Frame 1 (no input): blank canvas, image omitted
Frame 60 (no input): blank canvas, image omitted
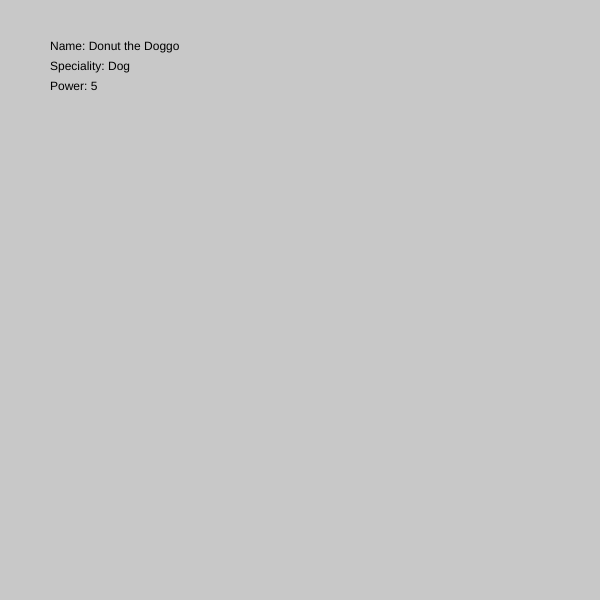
Frame 120 (the mouse pressed at the canvas centre since frame 60)

The p5.js sketch whose frames 1 and 60 were blank and that drew this single picture after the mouse press (run headless with seeded random() and noise() and a simulated clock; from frame 60 on, the mouse is pressed at the canvas centre):

// p5.js sketch
// ── sketch.js
//// NOTE: Url: http://127.0.0.1:8080/Assignments/ChristianAcosta/2.2/

let randomIndex;
let press = 0;
let power = 0;
let powerSum = 0;

let randomPowerWeak;
let randomPowerAvg;
let randomPowerStrong;
let randomPowerGod;

//Players array===============================
let players = [{
  name: "Sal the Silly",    //warriors
  speciality: "Warrior",
  power: 1
}, {
  name: "Alexio the Legend",
  speciality: "Warrior",
  power: 5
}, {
  name: "Mary the Mad",
  speciality: "Warrior",
  power: 3
}, {
  name: "Noel the Novice",  //mages
  speciality: "Mage",
  power: 1
}, {
  name: "Helen the Hella Powerful Mage",
  speciality: "Mage",
  power: 5
}, {
  name: "Big Hat Beatrix",
  speciality: "Mage",
  power: 3
}, {
  name: "Joe the Average",  //hunter
  speciality: "Hunter",
  power: 3
}, {
  name: "Ivy the Invisible",
  speciality: "Hunter",
  power: 4
}, {
  name: "Chris with a Cape",
  speciality: "Hunter",
  power: 2
}, {
  name: "Hector the Healer",  //healers
  speciality: "Healer",
  power: 3
}, {
  name: "Adam the Amputator",
  speciality: "Healer",
  power: 1
}, {
  name: "Ellise the Energetic",
  speciality: "Healer",
  power: 3
}, {
  name: "Donut the Doggo",    //special chars
  speciality: "Dog",
  power: 5
}, {
  name: "Gravy the G.O.A.T.",    //special chars
  speciality: "G.O.A.T.",
  power: 5
}, {
  name: "Trixi the Tricky",    //special chars
  speciality: "Tricky",
  power: 5
}, {
  name: "City Guard",    //special chars
  speciality: "Protagonist",
  power: 10
}];
//monsters===============================
let monsters = [{
  name: "slimes",
  type: "slime",
  power: 5
}, {
  name: "Nigel the Necromancer",
  type: "Necromancer",
  power: 5
}, {
  name: "Fire-Tooth",
  type: "Dragon",
  power: 5
}, {
  name: "Lady Lauren",
  type: "Evil Magister",
  power: 5
}, {
  name: "Thanatos The God of Death",
  type: "God",
  power: 5
}];
//end of classes===============================

function setup() {
  createCanvas(600, 600);
  background(200);

  randomPowerWeak = int(random(5, 10));
  randomPowerAvg = int(random(10, 15));
  randomPowerStrong = int(random(15, 20));
  randomPowerGod = int(random(20, 30));

  monsters[0].power = randomPowerWeak;
  monsters[1].power = randomPowerAvg;
  monsters[2].power = randomPowerAvg;
  monsters[3].power = randomPowerStrong;
  monsters[4].power = randomPowerGod;

  randomIndex = int(random(players.length));

  //console.log(players[randomIndex].series);
  //text(players[randomIndex].series, 50, 50);
  //players.splice(randomIndex, 1);

  //console.log(players[int(random(players.length))]); //int gets whole number
  //console.log(players.length); //gets length of array

  //console.log(players[0].series); //use to get specific value
  //console.log(players[2]); //to see this ->live-server ->inspect -> console
  //players.pop(); //removes last value of array
  //players.push("Sora") //adds to last part of array
  //player.shift(); //removes 1st value of array
  //player.unshift("Fox"); //adds to 1st value of array
  //player.splice(2, 1); // splice removes based on 2 parameters (starting index, # of removes)


}

function draw() {
  // background(120);
  // nostroke();
  // fill(150);
  // ellipse(100, 100, 40);
  console.log(monsters[0]);
}

function mousePressed(){
  //background(random(200, 255));

  if (press == 0){
  console.log(players[randomIndex].name);
  //Display Avatar
  text(`Name: ${players[randomIndex].name}`, 50, 50);
  //text(players[randomIndex].name, 120, 50);
  text(`Speciality: ${players[randomIndex].speciality}`, 50, 70);
  //text(players[randomIndex].speciality, 120, 70);
  power = players[randomIndex].power;
  text(`Power: ${power}`, 50, 90);
  powerSum = powerSum + power;
  //text(power1, 120, 90);
  players.splice(randomIndex, 1);
  console.log(players); //gets array
  press++;
} else if(press == 1){
  randomIndex = int(random(players.length));
  text(`Name: ${players[randomIndex].name}`, 50, 120);
  text(`Speciality: ${players[randomIndex].speciality}`, 50, 140);
  power = players[randomIndex].power;
  text(`Power: ${power}`, 50, 160);
  powerSum = powerSum + power;
  players.splice(randomIndex, 1);
  console.log(players); //gets array
  press++;
} else if(press == 2){
  randomIndex = int(random(players.length));
  text(`Name: ${players[randomIndex].name}`, 50, 190);
  text(`Speciality: ${players[randomIndex].speciality}`, 50, 210);
  power = players[randomIndex].power;
  text(`Power: ${power}`, 50, 230);
  powerSum = powerSum + power;
  players.splice(randomIndex, 1);
  console.log(players); //gets array
  press++;
} else if(press == 3){
  randomIndex = int(random(players.length));
  text(`Name: ${players[randomIndex].name}`, 50, 260);
  text(`Speciality: ${players[randomIndex].speciality}`, 50, 280);
  power = players[randomIndex].power;
  text(`Power: ${power}`, 50, 300);
  powerSum = powerSum + power;
  players.splice(randomIndex, 1);
  console.log(players); //gets array
  press++;
} else if(press == 4){
  line(50, 315, 200, 315);
  text(`Party's Power: ${powerSum}`, 50, 330)
  press++;
} else if(press == 5){
  randomIndex = int(random(monsters.length));
  text(`Name: ${monsters[randomIndex].name}`, 400, 100);
  text(`Type: ${monsters[randomIndex].type}`, 400, 120);
  text(`Power: ${monsters[randomIndex].power}`, 400, 140);
  press++;
} else if(press == 6){
  if(powerSum <= monsters[randomIndex].power){
    text(`You Lost`, width/2, 400);
  } else {
    text(`You Won`, width/2, 400);
  }
}
  //
  // randomIndex = int(random(players.length));
  // text(players[randomIndex].name, 50, 130);
  // text(players[randomIndex].power, 50, 150);
  // players.splice(randomIndex, 1);
  //
  // randomIndex = int(random(players.length));
  // text(players[randomIndex].name, 50, 170);
  // text(players[randomIndex].power, 50, 190);
  // players.splice(randomIndex, 1);
}
